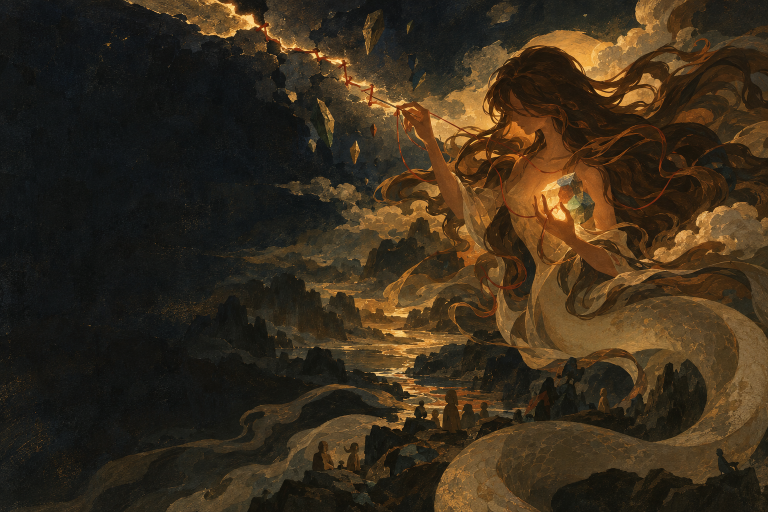
#> input picture assets/source/nuwa-a-sky-rift.png, 1536 x 1024 px (shown at 1/2 size)
$ python build_assets.py
#> lines starting #> are read from the running program, lines starting #| are printed output that depends on the picture
#!/usr/bin/env python3
"""Build the selected Nüwa A profile artwork into deterministic README assets."""

from pathlib import Path
import hashlib
import json

import numpy as np
from PIL import Image, ImageDraw, ImageFont, __version__ as pillow_version


ROOT = Path(__file__).resolve().parents[1]
ASSETS = ROOT / "assets"
SOURCE = ROOT / "assets/source/nuwa-a-sky-rift.png"
MASTER_SHA256 = "2f61ae115f1c3f6924bb7db23868d8324f73754bb632d60cb91760e609b965c1"
LABEL_FONT = Path("/System/Library/Fonts/SFNS.ttf")
DATE_FONT = Path("/System/Library/Fonts/Noteworthy.ttc")

NIGHT = (17, 19, 26)
BONE = (211, 203, 194)

HERO_SPECS = {
    "hero.jpg": {
        "crop": (0, 0, 1536, 1024),
        "size": (1200, 800),
        "mobile": False,
        "quality": 89,
        "role": "desktop full A composition and reduced-motion fallback",
    },
    "hero-mobile.jpg": {
        "crop": (360, 0, 1384, 1024),
        "size": (768, 768),
        "mobile": True,
        "quality": 89,
        "role": "mobile A crop retaining sky seam, Nüwa, stone, river and clay figures",
    },
}

CARD_SPECS = {
    "work-fish.jpg": {
        "crop": (350, 440, 930, 1020),
        "lines": ("fish-meditate",),
        "role": "river light",
    },
    "work-jinbao.jpg": {
        "crop": (600, 540, 1084, 1024),
        "lines": ("desktop-pet-jinbao",),
        "role": "clay companions and distant water",
    },
    "work-orchestrator.jpg": {
        "crop": (380, 0, 960, 580),
        "lines": ("prompt-agent-", "orchestrator"),
        "role": "red thread, mineral fragments and repaired sky",
    },
    "work-speakloop.jpg": {
        "crop": (900, 20, 1480, 600),
        "lines": ("SpeakLoop",),
        "role": "flowing hair and returning warm light",
    },
    "work-chief.jpg": {
        "crop": (120, 0, 700, 580),
        "lines": ("chief-of-staff-codex",),
        "role": "fractured sky and mountains",
    },
}

STATIC_OUTPUTS = tuple(HERO_SPECS) + (
    "works.jpg",
    "works-mobile.jpg",
    *CARD_SPECS,
    "ashes-trace.jpg",
    "ashes-trace-mobile.jpg",
)


def sha(path):
    return hashlib.sha256(path.read_bytes()).hexdigest()


def load_master():
    assert SOURCE.is_file(), f"Missing selected master: {SOURCE}"
    assert sha(SOURCE) == MASTER_SHA256, "Selected Candidate A source drift"
    image = Image.open(SOURCE)
#> image is the input picture: PIL image 1536x1024 RGB; mean R, G, B 58.2, 45.1, 27.7
    assert image.format == "PNG" and image.size == (1536, 1024)
    return image.convert("RGB")


def crop_resize(image, box, size):
    return image.crop(box).resize(size, Image.Resampling.LANCZOS)


def font(path, size):
    assert path.is_file(), f"Missing local rasterization font: {path}"
    return ImageFont.truetype(str(path), size)


# [4 lines left out: function draw_text, not called in this run]


def hero_label_overlay(size, mobile):
    overlay = Image.new("RGBA", size, (0, 0, 0, 0))
    draw = ImageDraw.Draw(overlay)
    if mobile:
        scale = size[0] / 768
        identity = font(LABEL_FONT, round(42 * scale))
        small = font(LABEL_FONT, round(36 * scale))
        handwritten = font(DATE_FONT, round(36 * scale))
        draw_text(draw, (round(28 * scale), round(215 * scale)), "rong2qi", identity, (*BONE, 210))
        draw_text(draw, (round(29 * scale), round(264 * scale)), "now", small, (*BONE, 178))
        draw_text(
            draw,
            (round(29 * scale), round(701 * scale)),
            "2026 · 09 · 11",
            handwritten,
            (*BONE, 156),
        )
    else:
        scale = size[0] / 1200
        identity = font(LABEL_FONT, round(30 * scale))
        small = font(LABEL_FONT, round(22 * scale))
        handwritten = font(DATE_FONT, round(22 * scale))
        draw_text(draw, (round(38 * scale), round(30 * scale)), "rong2qi", identity, (*BONE, 205))
        draw_text(draw, (round(39 * scale), round(68 * scale)), "now", small, (*BONE, 170))
        draw_text(
            draw,
            (round(39 * scale), round(735 * scale)),
            "2026 · 09 · 11",
            handwritten,
            (*BONE, 150),
        )
    return overlay


def add_hero_labels(image, mobile):
    result = image.convert("RGBA")
    overlay = hero_label_overlay(result.size, mobile)
    return Image.alpha_composite(result, overlay).convert("RGB")


def build_hero(master, spec, labels=True):
    image = crop_resize(master, spec["crop"], spec["size"])
    if labels:
        image = add_hero_labels(image, spec["mobile"])
    return image


# [139 lines left out: functions fade_to_night, build_card, build_works, build_footer, save_jpeg, write_manifest, not called in this run]


def main():
    ASSETS.mkdir(parents=True, exist_ok=True)
    master = load_master()
    for name, spec in HERO_SPECS.items():
        save_jpeg(build_hero(master, spec), ASSETS / name, spec["quality"])
#> this loop made 1 pass
#> pass 1, in build_hero, `image = crop_resize(master, spec["crop"], spec["size"])`:
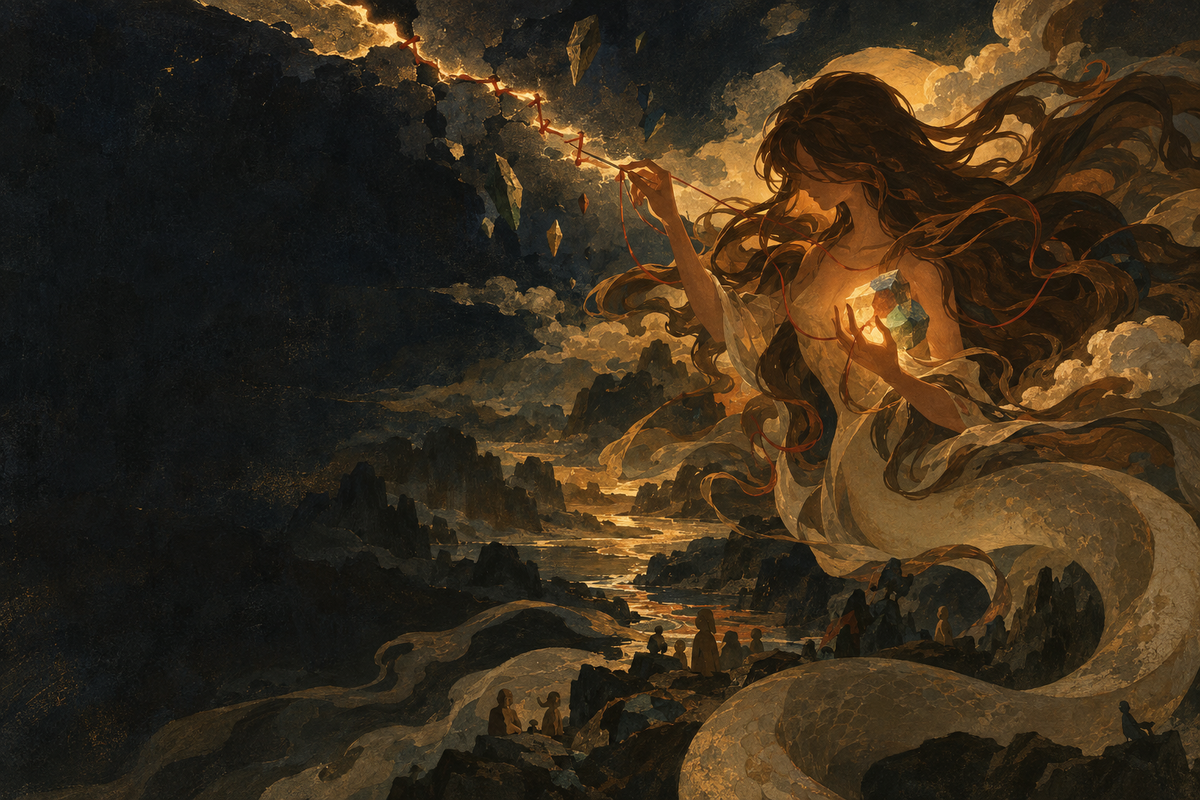
#> image: PIL image 1200x800 RGB; mean R, G, B 58.2, 45.1, 27.7
    save_jpeg(build_works(master), ASSETS / "works.jpg", 88)
    save_jpeg(build_works(master, mobile=True), ASSETS / "works-mobile.jpg", 88)
    for name, spec in CARD_SPECS.items():
        save_jpeg(build_card(master, spec), ASSETS / name, 88)
    save_jpeg(build_footer(master), ASSETS / "ashes-trace.jpg", 88)
    save_jpeg(build_footer(master, mobile=True), ASSETS / "ashes-trace-mobile.jpg", 88)
    write_manifest()


if __name__ == "__main__":
#> (the run stopped early here; a loop or call above may not have finished)
